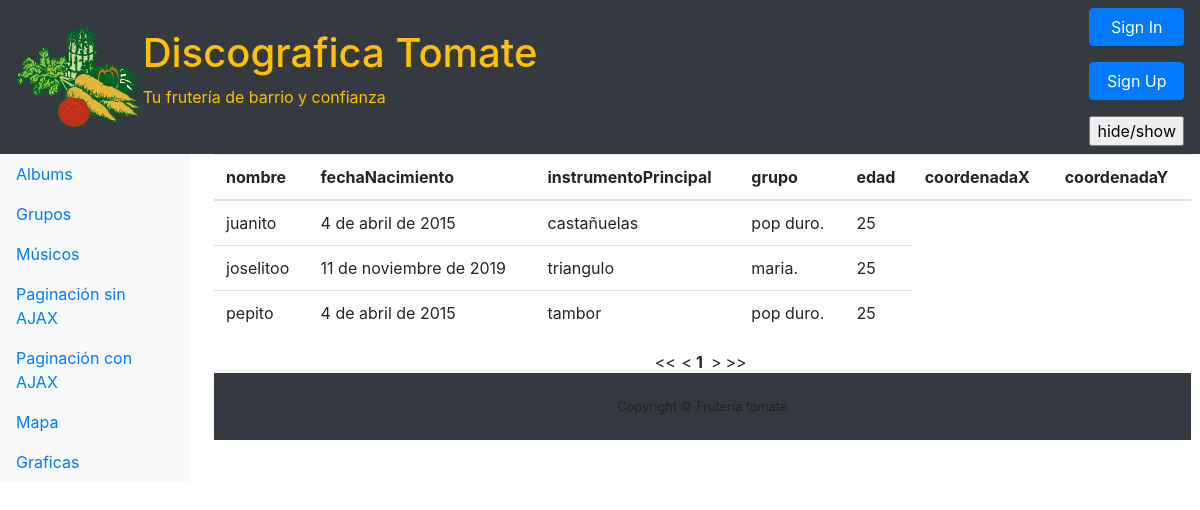
The page /paginacion_no_ajax/ on the database its author committed.
### Discografica/models.py (models this page shows, shortened)
class Musico(models.Model):
    nombre = models.CharField(max_length=200)
    fechaNacimiento = models.DateField()
    instrumentoPrincipal = models.CharField(max_length=200)
    grupo = models.ManyToManyField(Grupo)
    edad = models.IntegerField()
    coordenadaX = models.FloatField()
    coordenadaY = models.FloatField()

class Grupo(models.Model):
    nombre = models.CharField(max_length=200, primary_key=True)
    fechaCreacion = models.DateField()
    estilo = models.CharField(max_length=200)

### Discografica/views.py (the view)
# urls.py: path('paginacion_no_ajax/', views.paginacion_no_ajax, name='paginacion_no_ajax'),
def paginacion_no_ajax(request):
    datos = Musico.objects.all()
    cabecera = MusicoForm.Meta.fields
    return render(request, 'paginacion_sin_ajax.html', {'datos': datos, 'cabecera': cabecera})

### templates/paginacion_sin_ajax.html (shortened to what this page needs)
{% extends 'index.html' %}
{% block main %}
<table id="tablaPaginada" class="table">
    <thead>
        <tr>
            {% for nombre in cabecera %}
            <th>{{nombre}}</th>
            {% endfor %}
        </tr>
    </thead>
    <tbody>
        {% for dato in datos %}
            <tr>
                <td>{{dato.nombre}}</td>
                <td>{{dato.fechaNacimiento}}</td>
                <td>{{dato.instrumentoPrincipal}}</td>
                <td>{% for tag in dato.grupo.all %}
                        {{ tag.nombre }}.
                    {% endfor %}</td>
                <td>{{dato.edad}}</td>
        {% endfor %}
    </tbody>
</table>
<table id="paginador">
{% endblock %}

### static/tabla.css (style rules this page uses)
#paginador, #paginadorAjax { width:10%; margin-left:45%; margin-right:45%; }

### rows shown on the page
Musico: nombre "juanito", fechaNacimiento "4 de abril de 2015", instrumentoPrincipal "castañuelas", edad "25"
Grupo: nombre "pop duro"
Musico: nombre "joselitoo", fechaNacimiento "11 de noviembre de 2019", instrumentoPrincipal "triangulo", edad "25"
Grupo: nombre "maria"
Musico: nombre "pepito", fechaNacimiento "4 de abril de 2015", instrumentoPrincipal "tambor", edad "25"

### other values the page prints
{{ nombre }} "nombre" "fechaNacimiento" "instrumentoPrincipal" "grupo" "edad" "coordenadaX" "coordenadaY"
